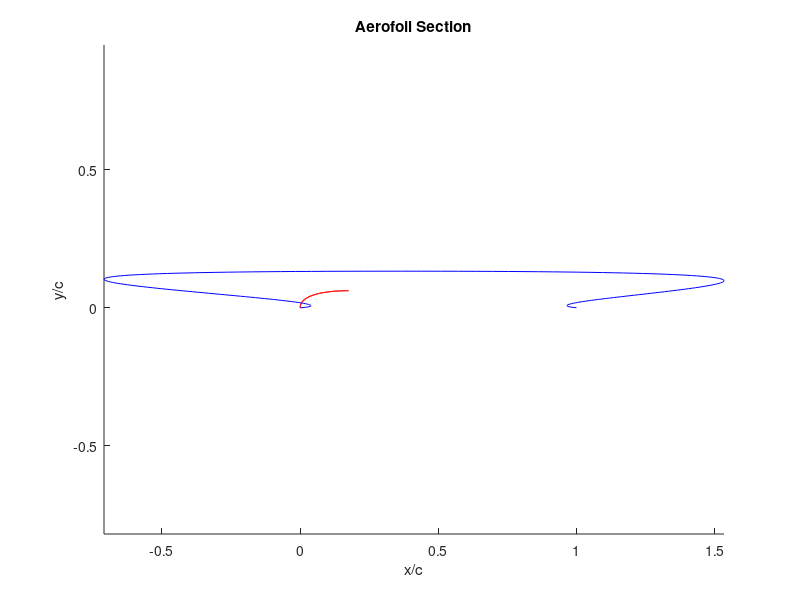

This chart was generated by the following MATLAB code: (Note: this script raises an error after producing the figure.)
% function foilData = Bezier3(controlPointsArray,nParts,nBez,nPop)

%Bezier Curves
%Script to plot an aerofoil section using Bezier Curves

nPop = 1;
nParts = 1;

varMin = [0.05 0.01 0.1 0.2 0 -0.2 0 0 0.05 -0.04 0 0.15 0.05 -0.5 0 0 0.001];
varMax = [0.1 0.1 0.3 0.5 0.2 0 0.9 0.01 0.1 -0.001 0.7 0.4 0.15 0 0.9 0.001 0.3];

nVar = length(varMin);
nBez = 7;

varMinMat = repmat(varMin,nPop,1);
varMaxMat = repmat(varMax,nPop,1);

varSize = [nPop nVar];

count = 0;
success = false;
while ~success

    count = count + 1;
    
variables = unifrnd(varMinMat,varMaxMat,varSize);

gle = variables(:,1);
b0 = variables(:,2);
b2 = variables(:,3);
xc = variables(:,4);
yc = variables(:,5);
kc = variables(:,6);
b17 = variables(:,7);
zte = variables(:,8);
ate = variables(:,9);
rle = variables(:,10);
b8 = variables(:,11);
xt = variables(:,12);
yt = variables(:,13);
kt = variables(:,14);
b15 = variables(:,15);
dzte = variables(:,16);
Bte = variables(:,17);

[~,total] = size(variables);
array = 1:total;

% nSecs = nParts + 1;
nSecs = 1;

totPerSec = total/nSecs;

mat = reshape(array,totPerSec,nSecs);

foilData = cell(nPop,nSecs);

u = (0:1/99:1)';

%% BP3333 Paramters

a = 27/4 * kt.^2;
b = -27 * kt.^2 * xt;
c = (9 * kt * yt) + (81/2 * kt.^2 * xt.^2);
d = (2 * rle) - (18 * kt * xt * yt) - (27 * kt.^2 * xt.^3);
e = (3 * yt.^2) + (9 * kt * xt.^2 * yt) + (27/4 * kt.^2 * xt.^4);

r = real(roots([a b c d e]));

id = max(0, xt - ((-2 * yt)/(3 * kt)).^0.5) < r & r < xt;

if any(id)
    
    b9 = min(r(id));
else
    continue
end

cgle = cot(gle);
cate = cot(ate);

a = 1/(3*kc*(cgle + cate).^2);
b = 16 + 3*kc*(cgle + cate) * (1 + zte * cate);
c = 4 * (16 + 6*kc*(cgle + cate) * (1 - yc*(cgle + cate) + zte * cate)).^0.5;

b1 = [a * (b + c), a * (b - c)];

a = (16 + 3*kc*(cgle + cate) * (1 + zte * cate))/(3*kc*(cgle + cate));
b = 4 * (16 + 6*kc*(cgle + cate) * (1 - yc*(cgle + cate) + zte * cate)).^0.5;

b1 = [a + b, a - b];

id = 0 < b1 & b1 < yc;

if any(id) && isreal(b)
    
    [~,id] = min(yc - b1(id));
    b1 = b1(id);
else
    continue
end
% Leading thickness curve
% xlt = [0 0 b9 xt];

xlt0 = 0;
xlt1 = 0;
xlt2 = b9;
xlt3 = xt;

ylt0 = 0;
ylt1 = 1.5 * kt * (xt - b9).^2 + yt;
ylt2 = yt;
ylt3 = yt;

% ylt = [0 ylt1 yt yt];

% Leading camber curve
xlc0 = 0;
xlc1 = b1 * cgle;
xlc2 = xc - (2*(b1 - yc)/(3*kc)).^0.5;
xlc3 = xc;

ylc0 = 0;
ylc1 = b1;
ylc2 = yc;
ylc3 = yc;

xlc = [0 xlc1 xlc2 xc];
ylc = [0 b1 yc yc];

% Trailing thickness curve
xtt0 = xt;
xtt1 = 2*xt - b9;
xtt2 = 1 + (dzte - (1.5*kt*(xt - b9).^2 + yt)) * cot(Bte);
xtt3 = 1;

xtt = [xt xtt1 xtt2 1];

ytt0 = yt;
ytt1 = yt;
ytt2 = 1.5*kt*(xt - b9).^2 + yt;
ytt3 = dzte;

ytt = [yt yt ytt2 dzte];

% Trailing camber curve
xtc0 = xc;
xtc1 = xc + (2*(b1 - yc)/(3 * kc)).^0.5;
xtc2 = 1 + (zte - b1) * cate;
xtc3 = 1;

ytc0 = yc;
ytc1 = yc;
ytc2 = b1;
ytc3 = zte;

xtc = [xc xtc1 xtc2 1];
ytc = [yc yc b1 zte];

Pxlt = xlt0*(1 - u).^3 + 3*xlt1*u.*(1 - u).^2 + 3*xlt2*u.^2.*(1 - u) + xlt3*u.^3;
Pxlc = xlc0*(1 - u).^3 + 3*xlc1*u.*(1 - u).^2 + 3*xlc2*u.^2.*(1 - u) + xlc3*u.^3;
Pxtt = xtt0*(1 - u).^3 + 3*xtt1*u.*(1 - u).^2 + 3*xtt2*u.^2.*(1 - u) + xtt3*u.^3;
Pxtc = xtc0*(1 - u).^3 + 3*xtc1*u.*(1 - u).^2 + 3*xtc2*u.^2.*(1 - u) + xtc3*u.^3;

Pylt = ylt0*(1 - u).^3 + 3*ylt1*u.*(1 - u).^2 + 3*ylt2*u.^2.*(1 - u) + ylt3*u.^3;
Pylc = ylc0*(1 - u).^3 + 3*ylc1*u.*(1 - u).^2 + 3*ylc2*u.^2.*(1 - u) + ylc3*u.^3;
Pytt = ytt0*(1 - u).^3 + 3*ytt1*u.*(1 - u).^2 + 3*ytt2*u.^2.*(1 - u) + ytt3*u.^3;
Pytc = ytc0*(1 - u).^3 + 3*ytc1*u.*(1 - u).^2 + 3*ytc2*u.^2.*(1 - u) + ytc3*u.^3;

success = true;

figure
hold on
axis equal
plot(Pxlt,Pylt,'r');
plot(Pxlc,Pylc,'b');
plot(Pxlt,Pylt,'r');
plot(Pxtc,Pytc,'b');
xlabel('x/c');
ylabel('y/c');
title('Aerofoil Section');

end

count

for i = 1:nSecs
    
    split = mat(:,i);
    
    for j = 1:nPop
        %set i for required number of aerofoil configurations
        % upper x coordinates of control points
        
        x = [0 variables(j,split([1 3 5 6 7])) 1];
        y = [0 variables(j,split([2 4 4 4 8])) 0];
        xt = [0 0 variables(j,split([10 12 13 14])) 1];
        t = [0 variables(j,split([9 11 11 11 15])) 0];
        %check number of x co-ordinates is equal to number of y co-ordinates
        
        b = f.*((1-u).^(n-k)).*(u.^k).*x;
        c = f.*((1-u).^(n-k)).*(u.^k).*y;
        
        Px = sum(b,2);
        Pz = sum(c,2);
        
        b = f.*((1-u).^(n-k)).*(u.^k).*xt;
        c = f.*((1-u).^(n-k)).*(u.^k).*t;
        
        Pxt = sum(b,2);
        Pt = sum(c,2);
                 
        xdiff = diff(Px);
        zdiff = diff(Pz);
        
        xdiff(end+1) = -(Px(end-1) - Px(end));
        zdiff(end+1) = Pz(end-1) - Pz(end); 
        
        theta = atan(abs(zdiff)./xdiff);
        
        theta(isnan(theta)) = 0;
        
        con = zdiff < 0;
        theta(con) = -theta(con);
        
        xu = Px + Pt .* cos(theta);% - t .* sin(theta);
        zu = Pz + Pt .* sin(theta);% + t .* sin(theta);
        
        xl = Px - Pt .* cos(theta);% - t .* sin(theta);
        zl = Pz - Pt .* sin(theta);
        
        % plot aerofoil
        figure
        hold on
%         axis equal
        plot(Px,Pz,'r');
        plot(x,y,'rx');
        plot(xu,zu,'b');
        plot(xl,zl,'b');
        xlabel('x/c');
        ylabel('y/c');
        title('Aerofoil Section');
%         axis([0 1 -0.1 0.1]);
        legend({'Camber','Control Points'},'Location','northeast');
        hold off
        
%         foilData{j,i} = [Px, Pz; flipud([Pxl, Pzl])];
        
    end
end